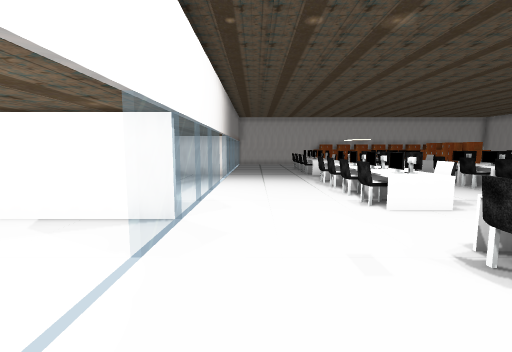
View 1 (above)

21 first-person views from a walk through a Unity game level. The camera is 1.4 m above the floor, tilts 6° down and sees 90° across. The floor is counted in squares, 1 m on a side. Each view is taken from the middle of a square. On the plan, view 1 faces up. The plan holds only what a view shows up to about 13 squares ahead; the rest is blank. The place goes on beyond the plan. The player is left out. Door leaves are left out, so doorways stand open. Some surface patterns are stand-ins.

View 2
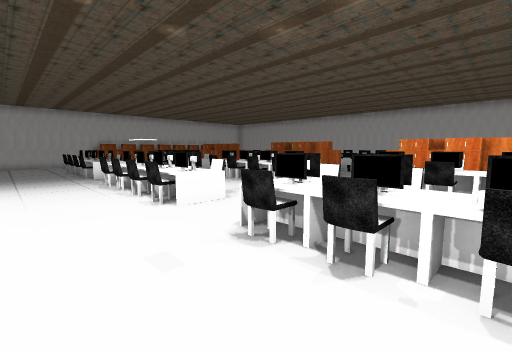

View 3
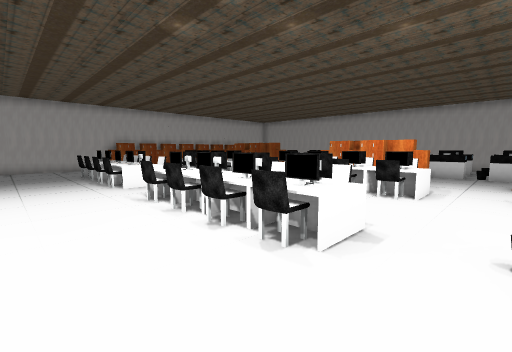

View 4
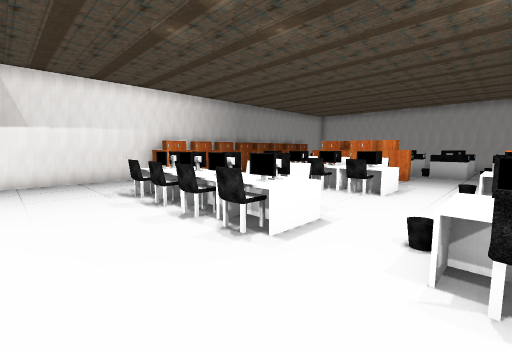

View 5
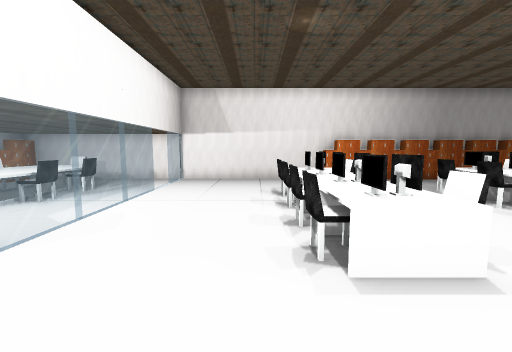

View 6
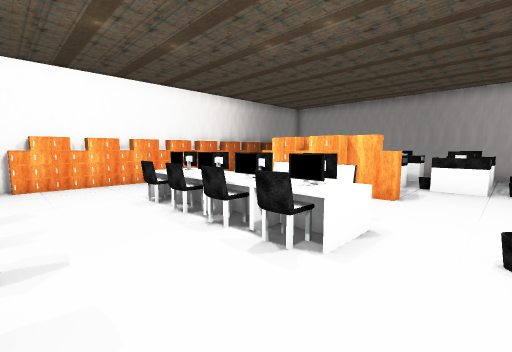

View 7
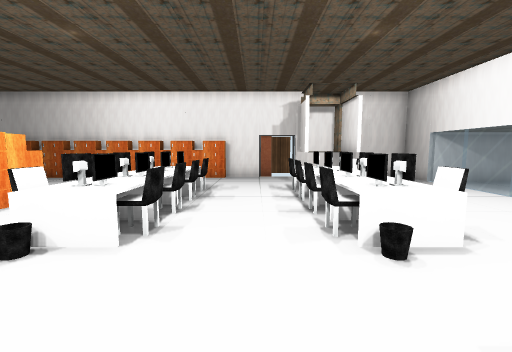

View 8
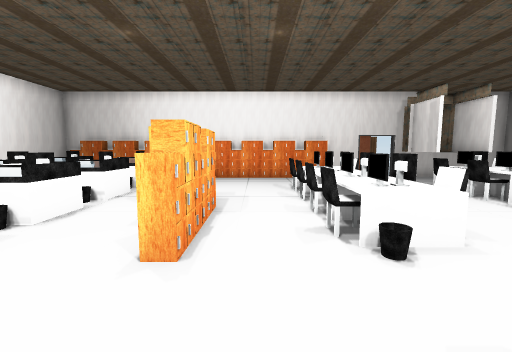

View 9
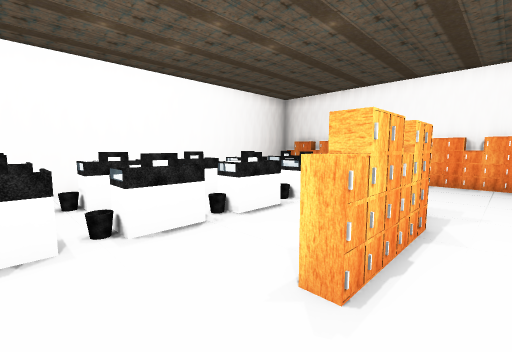

View 10
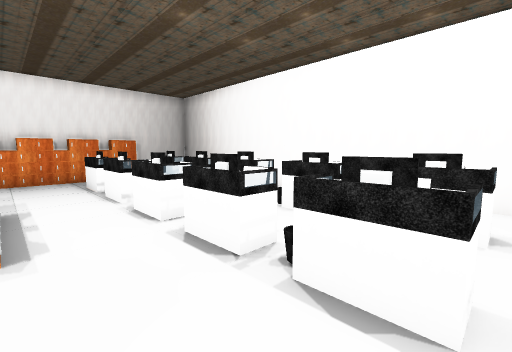

View 11
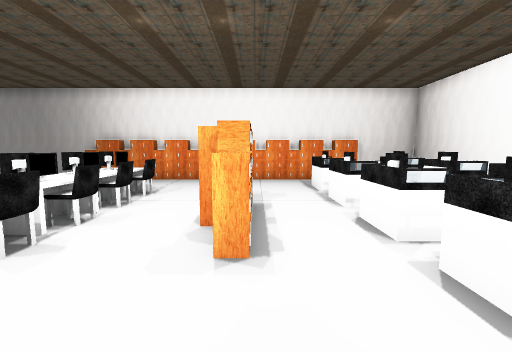

View 12
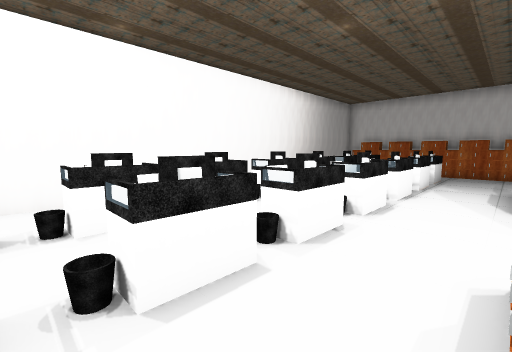

View 13
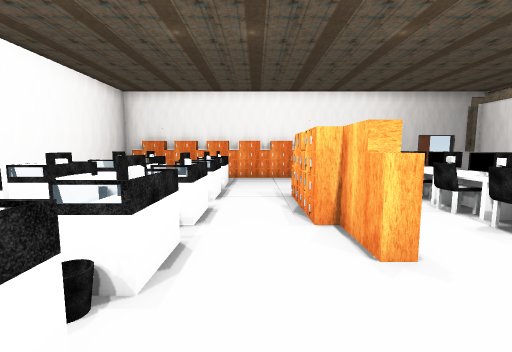

View 14
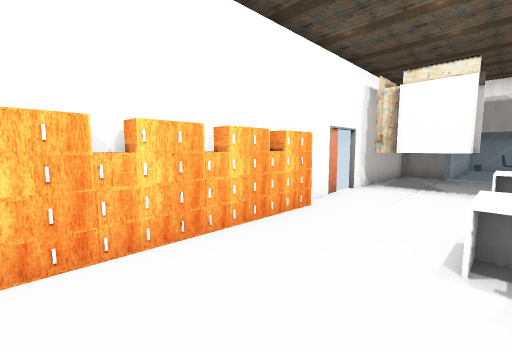

View 15
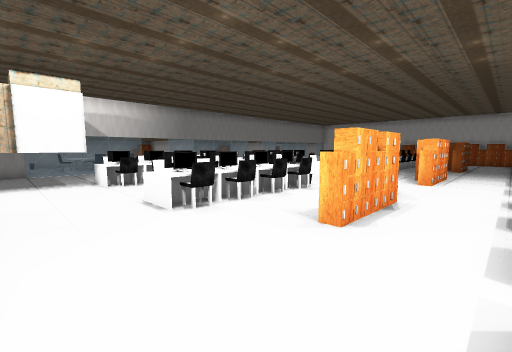

View 16
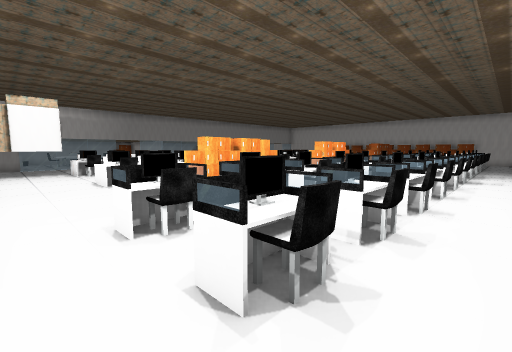

View 17
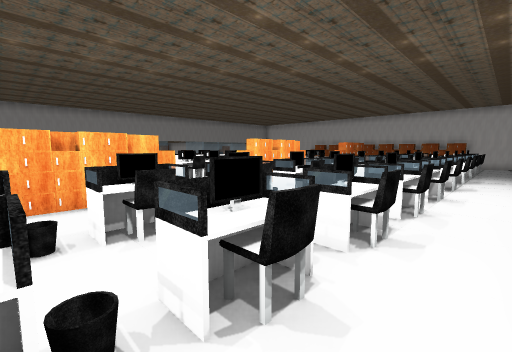

View 18
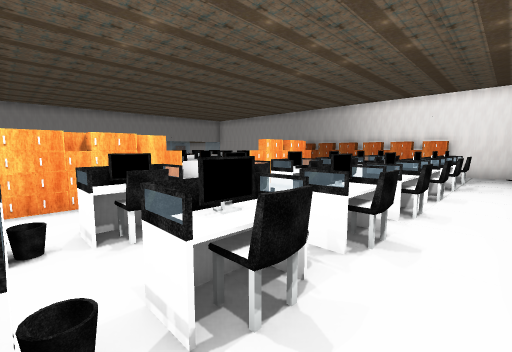

View 19
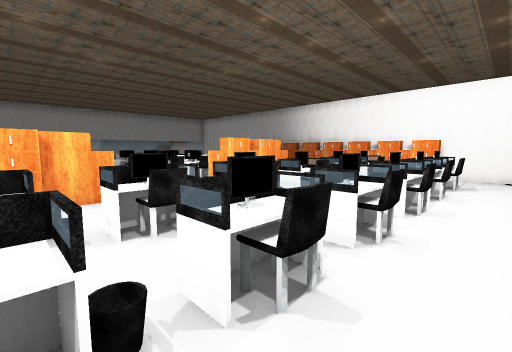

View 20
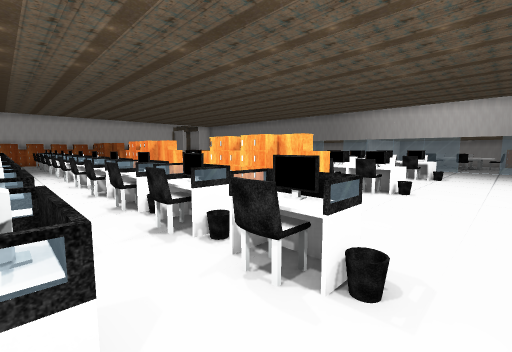

View 21
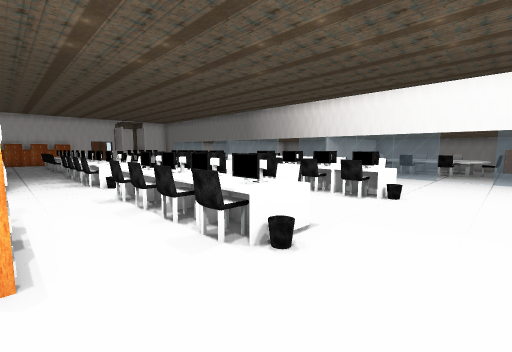

### Floor plan
Key: @ floor where view 1 was taken; # wall or solid block; x gap in a wall; . floor; D open door; = window, fence, low wall or low ledge; ^ raised ledge; O other object.
Columns run from 4 left of view 1 to 21 right of it. Each row starts with its distance up from view 1.
 23 ##########O#OO#OO#OO#O##O#
 22  .=.................. ...#
 21 O.DD..................O..#
 20 O.DD...............OO.OO.#
 19 O.=....OOO..OOO.O...O.O..#
 18 O.=....OO...OO..O..OO.OO.#
 17 O.=....OOO..OOO.OO.OO.O..#
 16  .=....OOO..OOO.OO.OO.O..#
 15   =....OOO..OO...O.OO.OO.#
 14    ....OOO..OOO..O.OO.O..#
 13  .=................OO.OO.#
 12  .DD................O.O..#
 11  .DD...OOO  OOO.O..OO.OO.#
 10  .=....OOO  OO..O...O.O..#
  9  .=....OOO .OOO.OO.OO.O..#
  8   =....OOO..OOO.OO.OO.OO.#
  7   =....OOO..OOO..O.OO.O..#
  6    ....OOO..OOO....OO.OO.#
  5 ##=.................O.O..#
  4  .=.............O..OO OO.#
  3  .D..#.OOO..OOO.O...O O..#
  2  .DD...OO...OO..OO.OO.OO.#
  1     ...OOO..OOO.OO.OO.O..#
  0    .@ .OOO..OOO..O.OO.O..#
 -1   =.   OOO..OO...O.OO OO.#
 -2  .=....OOO..OOO.....O O..#
 -3  .=...^^x..........O .OO.#
 -4 ##=...# #...........O.O. #
 -5   #...x^x.............. .#
 -6   ######DD##O#OO#O#OO#OO##

Positions as (right, up) in squares from view 1, and headings:
1: (0, 0), facing up
2: (0, 0), facing up-right
3: (0, 4), facing up-right
4: (0, 11), facing up-right
5: (2, 11), facing up
6: (5, 12), facing up-right
7: (6, 7), facing down
8: (11, 7), facing down
9: (11, 6), facing down-right
10: (13, 10), facing up-right
11: (13, 11), facing up
12: (13, 10), facing down-right
13: (14, 7), facing down
14: (13, -2), facing down-left
15: (15, -5), facing up-left
16: (20, -5), facing up-left
17: (20, 0), facing up-left
18: (20, 7), facing up-left
19: (20, 9), facing up-left
20: (18, 22), facing down-left
21: (12, 22), facing down-left
